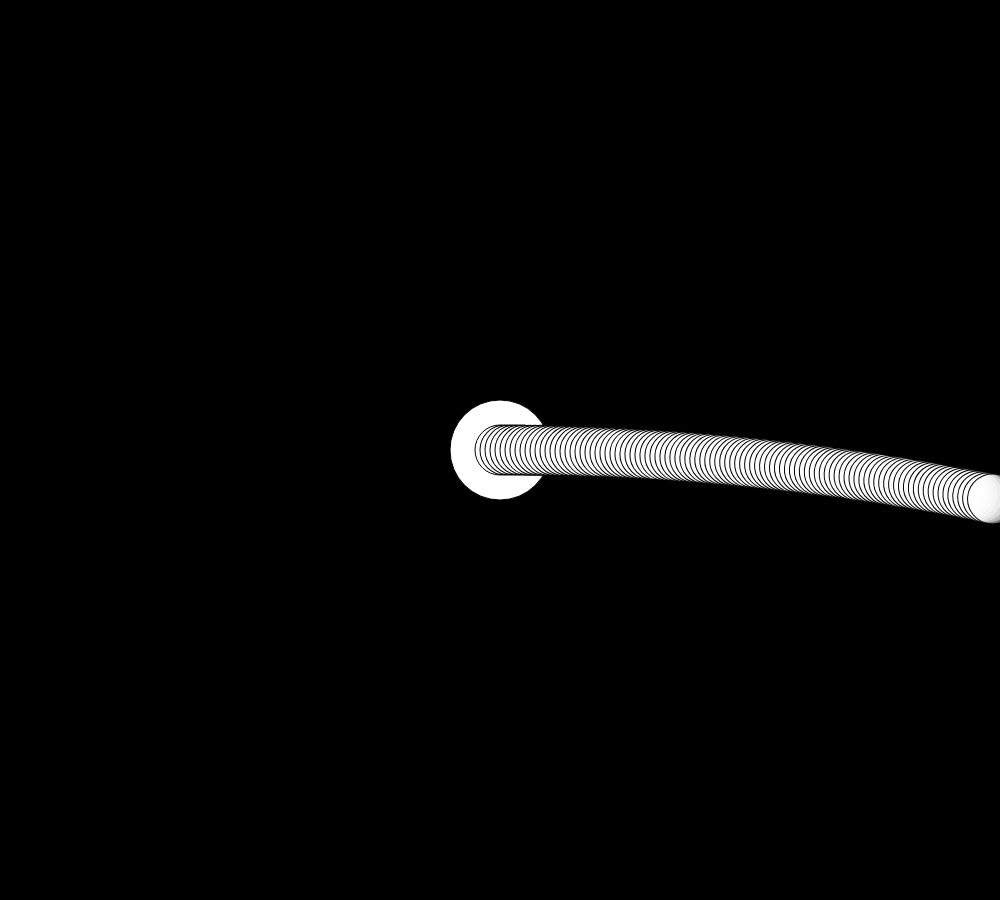
Frame 1 (no input)
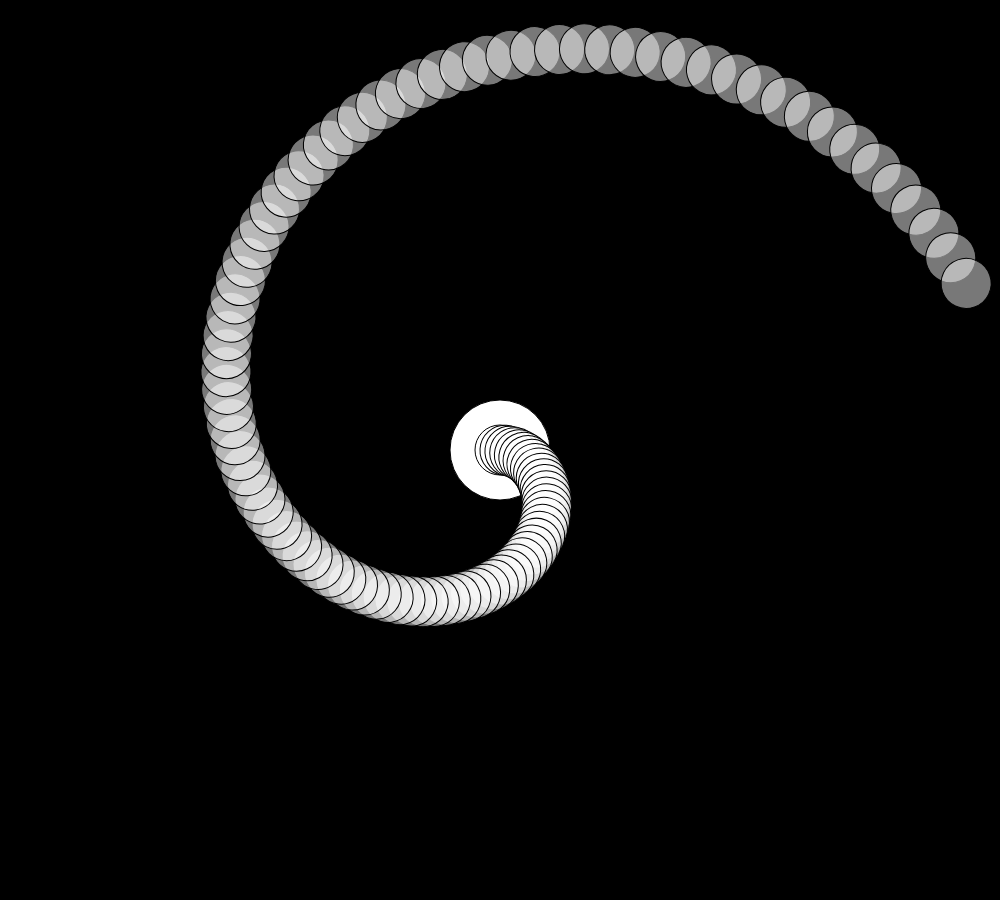
Frame 60 (no input)
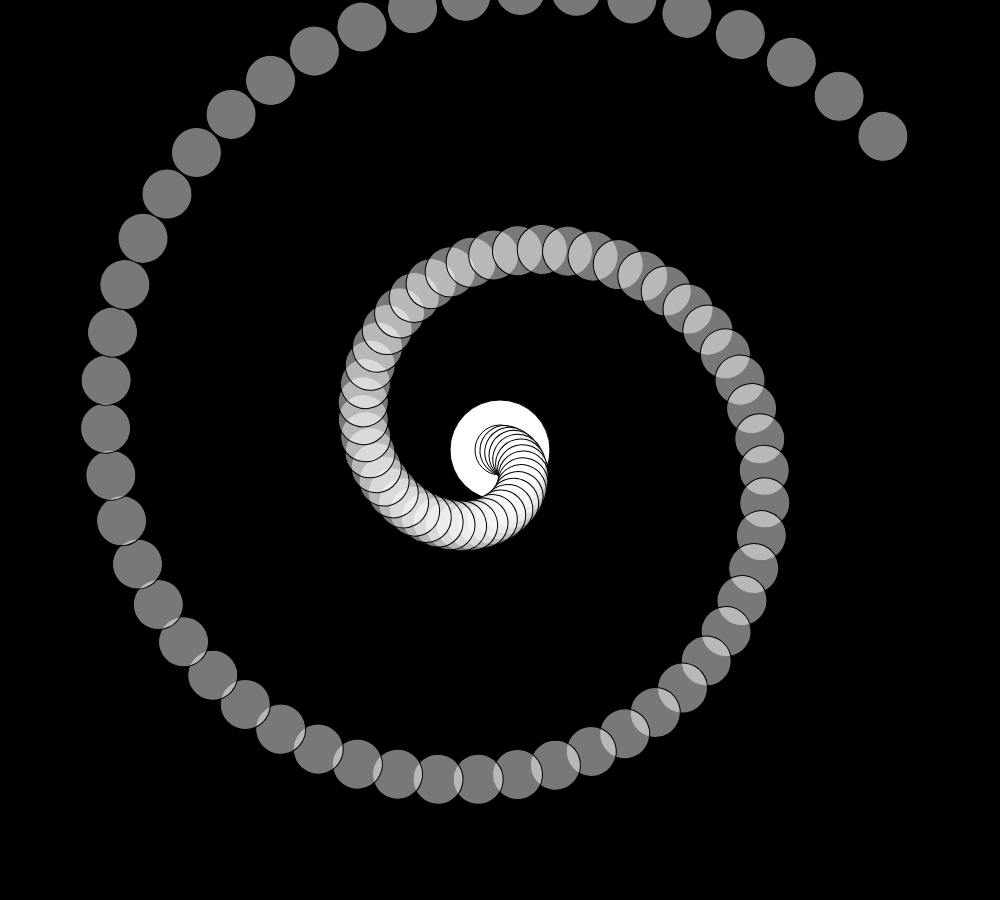
Frame 120 (the mouse pressed at the canvas centre since frame 60)

The p5.js sketch that drew these frames (run headless with seeded random() and noise() and a simulated clock; from frame 60 on, the mouse is pressed at the canvas centre):

// p5.js sketch
// ── sketch.js
function setup() {
  createCanvas(1000, 900);
}

function draw() {
  background(0);


  translate(width/2, height/2);
  
  ellipse(0, 0, 100, 100);
  
  
  for (var i=0; i<100; i++) {
    push();
    rotate(i*frameCount*0.001);
    fill(255, 120);
    ellipse(i*5, 0, 50, 50);
    pop();
  }
}
